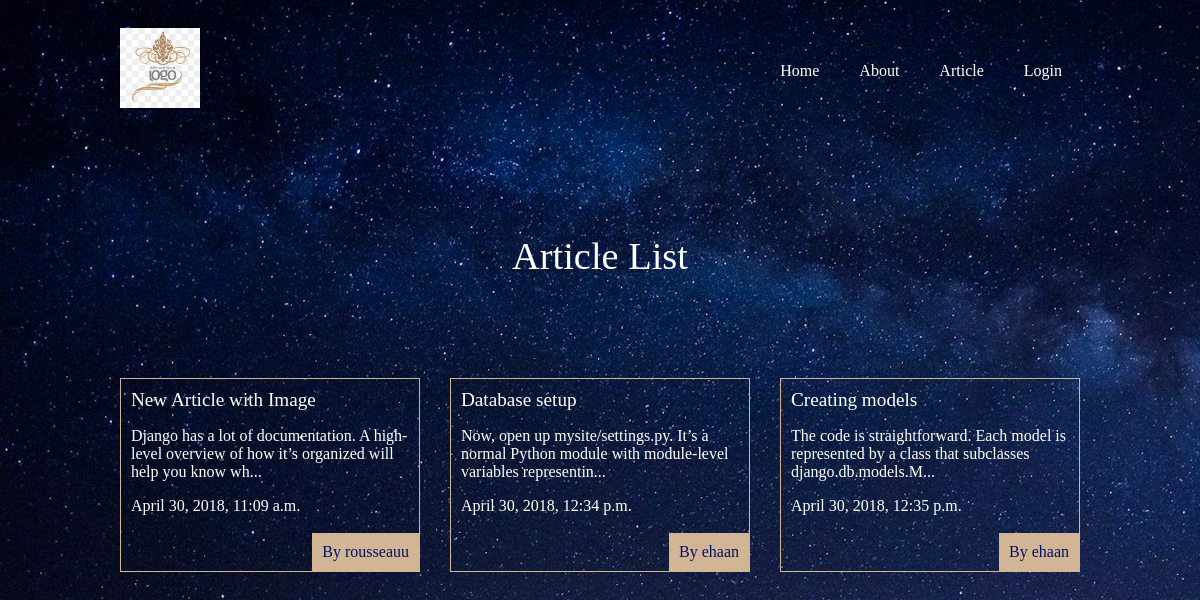
The app's page /articles/ with its own data.
### articles/models.py (models this page shows, shortened)
class Article(models.Model):
    title = models.CharField(max_length=100)
    slug = models.SlugField()
    body = models.TextField()
    date = models.DateTimeField(auto_now_add=True)
    author = models.ForeignKey(User, default=None, on_delete=models.CASCADE)
    thumb = models.ImageField(default='default.png', blank=True)
    def snippet(self):
        return self.body[:100] + '...'

### articles/views.py (the view)
# urls.py: path('', views.article_list, name='list'),
def article_list(request):
    articles = Article.objects.all().order_by('date')
    context = {
        'articles': articles
    }
    return render(request, 'articles/article_list.html', context)

### articles/templates/articles/article_list.html
{% extends 'layout.html' %}
{% block content %}
    <h1>Article List</h1>
    <div class="articles">
        {% for article in articles %}
            <div class="article">
                <h2><a href="{% url 'articles:article_details' slug=article.slug %}">{{ article.title }}</a></h2>
                <p>{{ article.snippet }}</p>
                <p>{{ article.date }}</p>
                <p class="author">By {{ article.author }}</p>
            </div>
        {% endfor %}
    </div>
{% endblock %}

### templates/layout.html (shortened to what this page needs)
<!DOCTYPE html>
{% load static %}
<html lang="en">
<head>
    <link rel="stylesheet" href="{% static 'styles.css' %}">
</head>
<body>
<header class="wrapper">
    <h3>
        <a href="{% url 'articles:list' %}">
            <img src="{% static 'logo.jpg' %}" alt="" width="80">
        </a>
    </h3>
    <nav>
        <ul>
            <li>
                <a href="{% url 'home' %}">Home</a>
            </li>
            <li>
                <a href="{% url 'about' %}">About</a>
            </li>
            <li>
                <a href="{% url 'articles:list' %}">Article</a>
            </li>
            {% if user.is_authenticated %}
                <li>
                    <a href="{% url 'accounts:signup' %}">Register</a>
                </li>
                <li>
                    <a href="{% url 'articles:article_create' %}">Create Article</a>
                </li>
                <li>
                    <form class="logout-link" action="{% url 'accounts:logout' %}" method="post">
                        {% csrf_token %}
                        <button type="submit" class="">Logout</button>
                    </form>
                </li>
            {% else %}
                <li>
                    <a href="{% url 'accounts:signin' %}">Login</a>
                </li>
            {% endif %}
        </ul>
    </nav>
</header>
<div class="wrapper">
    {% block content %}{% endblock %}
</div>
</body>
</html>

### assets/styles.css (style rules this page uses)
body { background-color: #0f121f; background-image: url("/static/stars.png"); background-repeat: no-repeat; color: #ffffff; }
body * { font-family: Calibri; }
h1, h2, h3, h4, h5 { font-weight: normal; margin: 0; }
a, a:hover, a:visited { color: #ffffff; text-decoration: none; }
.wrapper { max-width: 960px; margin: 0 auto; }
div h1 { text-align: center; margin: 100px auto; font-size: 2.4em; }
header { display: grid; grid-template-columns: 1fr 3fr; padding: 20px 0; }
nav { justify-self: end; }
nav li { display: inline-block; margin: 18px; }
.articles { display: grid; grid-template-columns: 1fr 1fr 1fr; grid-gap: 30px; }
.article { border: 1px solid #D1B595; position: relative; padding: 10px 10px 40px; }
.article h2 { font-size: 1.2em; }
.article .author { padding: 10px; background: #d1b595; position: absolute; right: 0; bottom: 0; margin: 0; color: #016; }

### records on screen
Article: title "New Article with Image", snippet "Django has a lot of documentation. A high-level overview of how it’s organized will help you know wh...", date "April 30, 2018, 11:09 a.m.", author "rousseauu"
Article: title "Database setup", snippet "Now, open up mysite/settings.py. It’s a normal Python module with module-level variables representin...", date "April 30, 2018, 12:34 p.m.", author "ehaan"
Article: title "Creating models", snippet "The code is straightforward. Each model is represented by a class that subclasses django.db.models.M...", date "April 30, 2018, 12:35 p.m.", author "ehaan"
